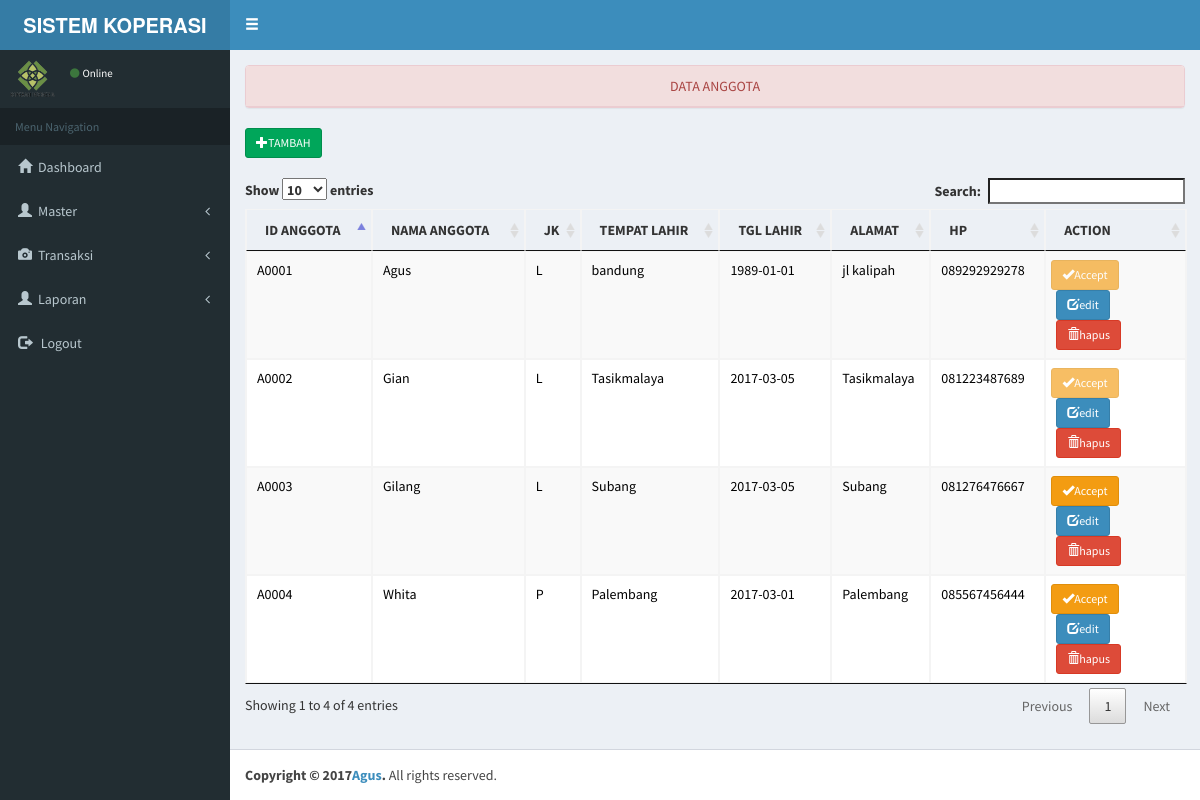
/media.php?modul=anggota&act=list, run on the app's committed database.
### tables this page shows
CREATE TABLE `anggota` (
  `id_anggota` char(5) NOT NULL,
  `namaanggota` varchar(50) NOT NULL,
  `jk` char(2) NOT NULL,
  `tempat_lahir` varchar(50) NOT NULL,
  `tgl_lahir` date NOT NULL,
  `alamat` varchar(50) NOT NULL,
  `hp` char(12) NOT NULL,
  PRIMARY KEY (`id_anggota`)
);

### modul/anggota/list.php (the view, shortened to what this page needs)
<script type="text/javascript" language="JavaScript">
 function konfirmasi()
 {
 tanya = confirm("Anda Yakin Akan Menghapus Data ?");
 if (tanya == true) return true;
 else return false;
 }
 function konfirmasiacc()
 {
 tanya = confirm("Anda Yakin Akan meng accept anggota ?");
 if (tanya == true) return true;
 else return false;
 }
 </script>
<center><div class="panel panel-danger">
  <div class="panel-heading">DATA ANGGOTA</div></div></center>
<div class="btn-toolbar">
           <a href='media.php?modul=anggota&act=tambah' class='btn btn-success btn-sm'>
            <span class='glyphicon glyphicon-plus' aria-hidden='true'></span>TAMBAH</a>
        </div>
 <table id='dataTables' class="table table-striped table-bordered data">
    <thead>
        <tr>
            <th>ID ANGGOTA</th>
            <th>NAMA ANGGOTA</th>
            <th>JK</th>
            <th>TEMPAT LAHIR</th>
            <th>TGL LAHIR</th>
            <th>ALAMAT</th>
            <th>HP</th>
            <th>ACTION</th>
        </tr>
    </thead>
    <tbody>
    <?php
    $sql = mysqli_query($koneksi,"SELECT * FROM anggota");
    while($r = mysqli_fetch_array($sql)){ ?>
        <tr>
            <td><?php echo $r['id_anggota']?></td>
            <td><?php echo $r['namaanggota']?></td>
            <td><?php echo $r['jk']?></td>
            <td><?php echo $r['tempat_lahir']?></td>
            <td><?php echo $r['tgl_lahir']?></td>
            <td><?php echo $r['alamat']?></td>
            <td><?php echo $r['hp']?></td>
            <td><div class='btn-toolbar'>
           <?php $query =mysqli_query($koneksi,"SELECT*FROM users WHERE user_id='$r[id_anggota]'");
            $cek    =mysqli_num_rows($query); ?>
            <form method="POST" action="cek_login.php?modul=anggota&act=acc">
           <?php if ($cek>0){ ?>
                    <fieldset disabled><button type="submit" onclick='return konfirmasiacc()' class="btn btn-warning btn-sm">
                    <span class='glyphicon glyphicon-ok' aria-hidden='true'></span>Accept</button>
                    </fieldset>
            <?php }else{ ?>
                    <button type="submit"  onclick='return konfirmasiacc()' class="btn btn-warning btn-sm">
                    <span class='glyphicon glyphicon-ok' aria-hidden='true'></span>Accept</button>
            <?php } ?>
                </form>
        <a href="media.php?modul=anggota&act=edit&id_anggota=<?php echo $r['id_anggota'] ?>" class="btn btn-primary btn-sm">
            <span class="glyphicon glyphicon-edit" aria-hidden="true"></span>edit</a>
        <a onclick="return konfirmasi()" href="cek_login.php?modul=anggota&act=delete&id_anggota=<?php echo $r['id_anggota'] ?>"
        class="btn btn-danger btn-sm">
            <span class="glyphicon glyphicon-trash" aria-hidden="true"></span>hapus</a></div></td></tr>
   <?php } ?>
    </tbody>
  </table>

### data on the page
anggota: id_anggota "A0001", namaanggota "Agus", jk "L", tempat_lahir "bandung", tgl_lahir "1989-01-01", alamat "jl kalipah", hp "089292929278", shows "Accept"
anggota: id_anggota "A0002", namaanggota "Gian", jk "L", tempat_lahir "Tasikmalaya", tgl_lahir "2017-03-05", alamat "Tasikmalaya", hp "081223487689", shows "Accept"
anggota: id_anggota "A0003", namaanggota "Gilang", jk "L", tempat_lahir "Subang", tgl_lahir "2017-03-05", alamat "Subang", hp "081276476667", shows "Accept"
anggota: id_anggota "A0004", namaanggota "Whita", jk "P", tempat_lahir "Palembang", tgl_lahir "2017-03-01", alamat "Palembang", hp "085567456444", shows "Accept"
